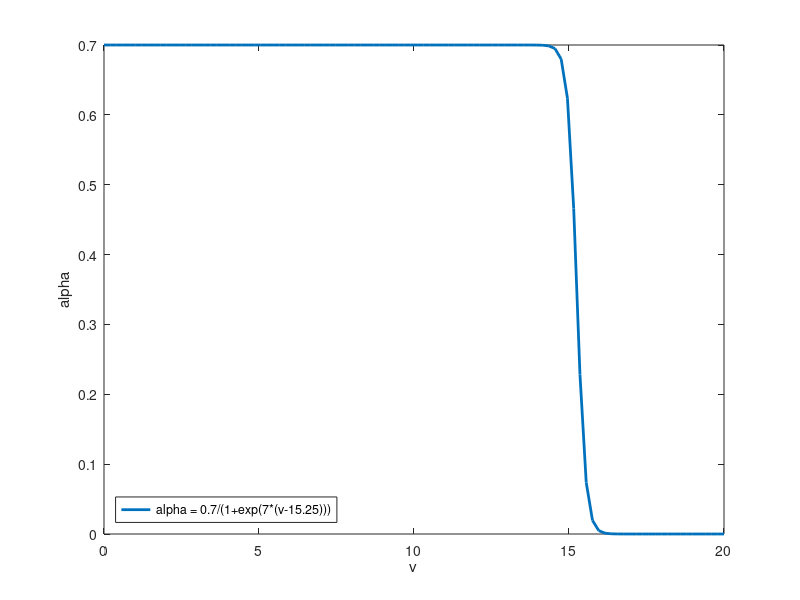
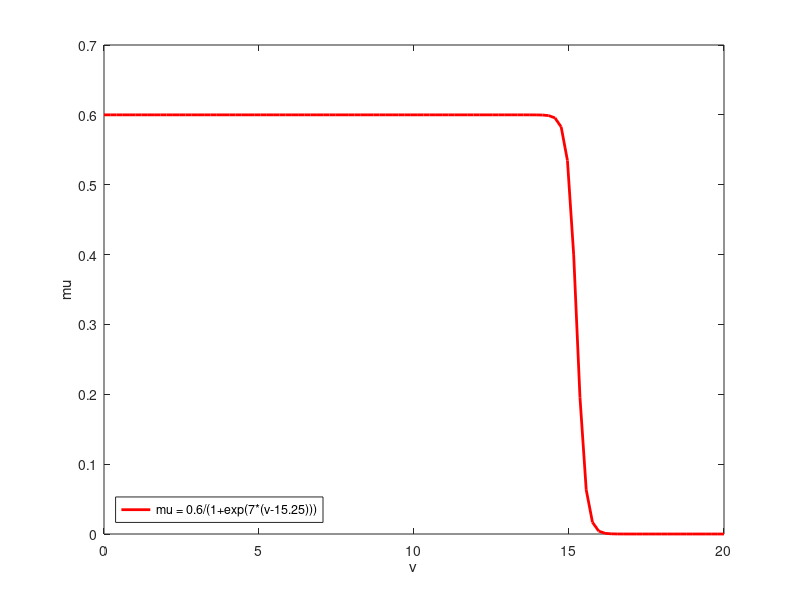
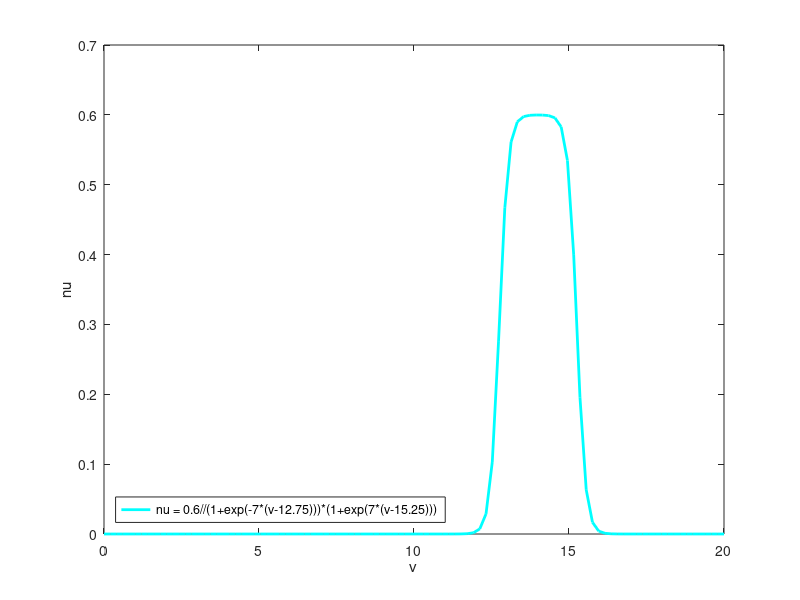

Source code (MATLAB) for these figures, in order:
v = linspace(0,20,100);
vec_1=0.7*(1+zeros(1,100));
vec_2 = 0.6*(1+zeros(1,100));

alpha = vec_1./(1+exp(7*(v-15.25)));
mu = vec_2./(1+exp(7*(v-15.25)));
nu = vec_2./((1+exp((-7)*(v-12.75))).*(1+exp(7*(v-15.25))));

figure(1);
plot(v, alpha,'LineWidth',2); xlabel('v');ylabel('alpha');
legend ('alpha = 0.7/(1+exp(7*(v-15.25)))','Location','southwest');

figure(2);
plot(v,mu,'r','LineWidth',2);xlabel('v');ylabel('mu');
legend ('mu = 0.6/(1+exp(7*(v-15.25)))','Location','southwest');

figure(3);
plot(v,nu,'c','LineWidth',2);xlabel('v');ylabel('nu');
legend ('nu = 0.6//(1+exp(-7*(v-12.75)))*(1+exp(7*(v-15.25)))','Location','southwest');


